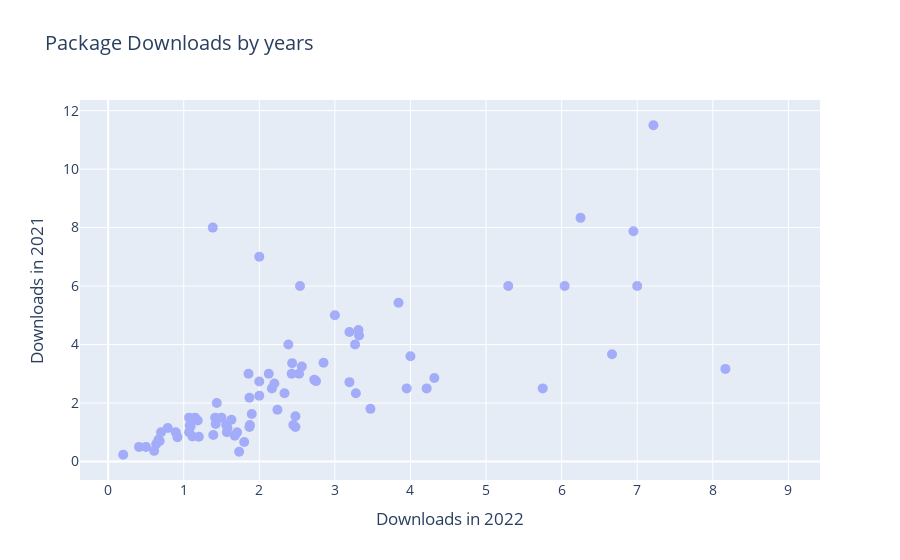

This figure's notebook cell:
### Code cell
downloads_chart = go.Figure(data=go.Scatter(
        x=zenodo_wide['downloads_per_month2022'],
        y=zenodo_wide['downloads_per_month2021'],
        hovertemplate="%{x} : %{y}<extra></extra>",
        mode='markers'
    )
)

downloads_chart.update_layout(
    title={
            "text": f"Package Downloads by years",
            },
    font = dict(
            size = 14
            ),
    showlegend = False,
    hoverlabel = dict(
            font_size = 14,
            font_family = "Rockwell"
        ),
    xaxis_title_text='Downloads in 2022',
    yaxis_title_text='Downloads in 2021',
    #FIXME: set up overlaying markers
)
downloads_chart.update_traces(marker_size=10,opacity=0.5)
downloads_chart.show()

### Figure 1 — Plotly figure (JSON) as saved in the notebook; plotly's stock layout.template omitted (floating-point values rounded to 4 significant figures; data arrays with more than 128 entries replaced by an {"elided": "..."} marker saying what was removed)
{"data": [{"hovertemplate": "%{x} : %{y}<extra></extra>", "marker": {"size": 10}, "mode": "markers", "opacity": 0.5, "type": "scatter", "x": {"elided": "133 float values"}, "y": {"elided": "133 float values"}}], "layout": {"font": {"size": 14}, "hoverlabel": {"font": {"family": "Rockwell", "size": 14}}, "showlegend": false, "title": {"text": "Package Downloads by years"}, "xaxis": {"title": {"text": "Downloads in 2022"}}, "yaxis": {"title": {"text": "Downloads in 2021"}}}}
